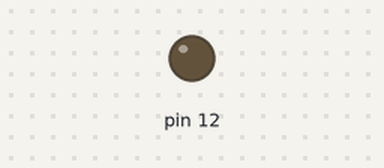
The sketch below on a simulated Arduino Uno, built with avr-gcc and run on an emulated ATmega328P. Shown: output pins drawn as LEDs (lit = HIGH).

Above: at 0.15 s.
At 8.7 s:
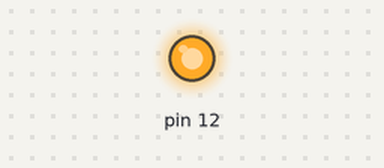
Timing chart, 0 to 11.7 s (numbered marks = the images above):
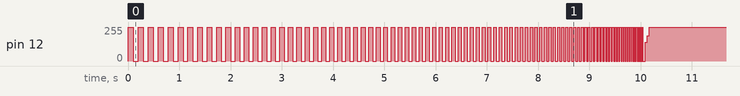

The sketch:

class_12_sound_4.ino
```cpp
int myDelay = 100;
void setup() {
 // put your setup code here, to run once:
 pinMode(12, OUTPUT);
}
void loop() {
 // put your main code here, to run repeatedly:
 digitalWrite(12, HIGH);
 delay(myDelay);
 digitalWrite(12, LOW);
 delay(myDelay);
 myDelay--;
}
```

Measured:
- by itself, pin 12: 0/255 → 255/255 at 0.00 s, → 0/255 0.10 s later, → 255/255 0.10 s later, → 0/255 0.10 s later, … (189 changes in this stretch)
